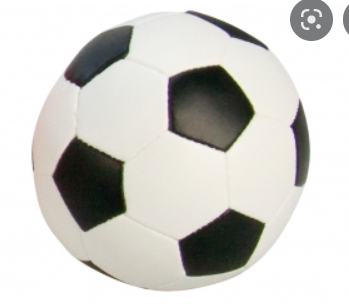
#> input picture openCV/OpenCVLab1/models/1.png, 349 x 304 px
$ python main.py
#> lines starting #> are read from the running program, lines starting #| are printed output that depends on the picture; long printed decimals are rounded
import cv2 as cv
from matplotlib import pyplot as plt

src_base = cv.imread('models/1.png')
#> src_base is the input picture: shape (304, 349, 3); mean B, G, R 201.7, 206.1, 207.3
src_test1 = cv.imread('models/2.png')
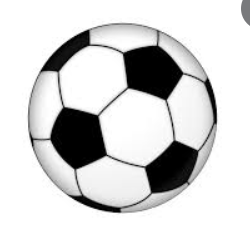
#> input picture openCV/OpenCVLab1/models/2.png, 250 x 239 px
#> src_test1 is the input picture: shape (239, 250, 3); mean B, G, R 211.9, 211.9, 211.9
src_test2 = cv.imread('models/3.png')
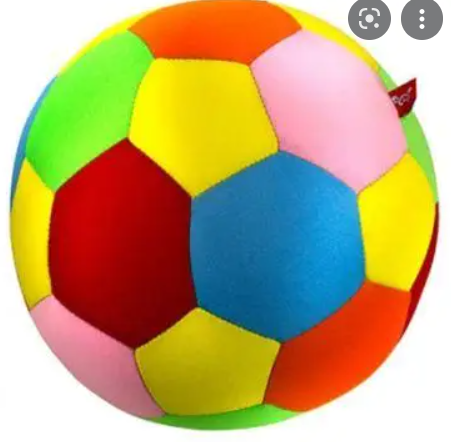
#> input picture openCV/OpenCVLab1/models/3.png, 451 x 442 px
#> src_test2 is the input picture: shape (442, 451, 3); mean B, G, R 113.6, 165.9, 189
src_test3 = cv.imread('models/4.png')
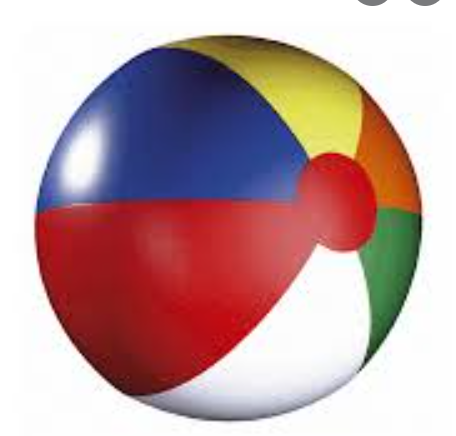
#> input picture openCV/OpenCVLab1/models/4.png, 456 x 436 px
#> src_test3 is the input picture: shape (436, 456, 3); mean B, G, R 162.2, 160.7, 191.3

if src_base is None or src_test3 is None:
    print('Could not open images')
    exit(0)

hsv_base = cv.cvtColor(src_base, cv.COLOR_BGR2HSV)
#> hsv_base: shape (304, 349, 3); mean H, S, V 23.5, 15.5, 208.1
hsv_test1 = cv.cvtColor(src_test1, cv.COLOR_BGR2HSV)
#> hsv_test1: shape (239, 250, 3); mean H, S, V 0.3, 0, 211.9
hsv_test2 = cv.cvtColor(src_test2, cv.COLOR_BGR2HSV)
#> hsv_test2: shape (442, 451, 3); mean H, S, V 52.2, 156.9, 217.3
hsv_test3 = cv.cvtColor(src_test3, cv.COLOR_BGR2HSV)
#> hsv_test3: shape (436, 456, 3); mean H, S, V 59.9, 86.9, 204.1

hsv_half_down = hsv_base[hsv_base.shape[0] // 2:, :]
#> hsv_half_down: shape (152, 349, 3); mean H, S, V 20.2, 18.3, 206.2
h_bins = 100
s_bins = 100
histSize = [h_bins, s_bins]
# hue varies from 0 to 179, saturation from 0 to 255
h_ranges = [0, 180]
s_ranges = [0, 256]
ranges = h_ranges + s_ranges  # concat lists

# Use the 0-th and 1-st channels
channels = [0, 1]

hist_base = cv.calcHist([hsv_base], channels, None, histSize, ranges, accumulate=False)
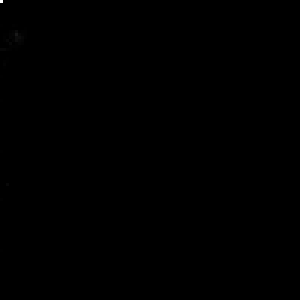
#> hist_base: shape (100, 100) float32 (shown 3 times larger); min 0, max 40746, mean 10.6; drawn with min black and max white
cv.normalize(hist_base, hist_base, alpha=0, beta=1, norm_type=cv.NORM_MINMAX)
hist_test1 = cv.calcHist([hsv_test1], channels, None, histSize, ranges, accumulate=False)
cv.normalize(hist_test1, hist_test1, alpha=0, beta=1, norm_type=cv.NORM_MINMAX)
#> hist_test1: shape (100, 100) float32; min 0, max 1, mean 0.0001
hist_test2 = cv.calcHist([hsv_test2], channels, None, histSize, ranges, accumulate=False)
cv.normalize(hist_test2, hist_test2, alpha=0, beta=1, norm_type=cv.NORM_MINMAX)
hist_test3 = cv.calcHist([hsv_test3], channels, None, histSize, ranges, accumulate=False)
cv.normalize(hist_test3, hist_test3, alpha=0, beta=1, norm_type=cv.NORM_MINMAX)

color = ('b', 'g', 'r')
for i, col in enumerate(color):
    histr = cv.calcHist([hsv_test3], [i], None, [256], [0, 256])
    plt.plot(histr, color=col)
    plt.xlim([0, 256])
plt.show()
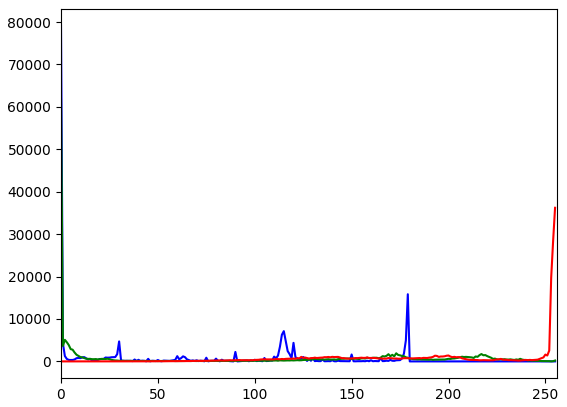
#> figure drawn by matplotlib, 1 panel; curve peaks at x = 0, y = 79214; curve peaks at x = 0, y = 61657; curve peaks at x = 255, y = 36217


for compare_method in range(4):
    base_base = cv.compareHist(hist_base, hist_base, compare_method)
    base_test1 = cv.compareHist(hist_base, hist_test1, compare_method)
    base_test2 = cv.compareHist(hist_base, hist_test2, compare_method)
    base_test3 = cv.compareHist(hist_base, hist_test3, compare_method)

    print('Method:', compare_method, '(1-1), (1-2), (1-3), (1-4) :',
          base_base, '/', base_test1, '/', base_test2, '/', base_test3, )
#> this loop made 4 passes
#> (base_base, base_test1, base_test2, base_test3) on passes 1 to 4: (1, 0.985, 0.805, 0.978), (0, 1.6, 85.37, 16.36), (2.6, 1, 1.41, 1.26), (0, 0.612, 0.757, 0.685)
#| Method: 0 (1-1), (1-2), (1-3), (1-4) : 1.0 / 0.9847 / 0.8051 / 0.9783
#| Method: 1 (1-1), (1-2), (1-3), (1-4) : 0.0 / 1.598 / 85.371 / 16.359
#| Method: 2 (1-1), (1-2), (1-3), (1-4) : 2.604 / 1.003 / 1.406 / 1.257
#| Method: 3 (1-1), (1-2), (1-3), (1-4) : 0.0 / 0.6117 / 0.7573 / 0.6846
